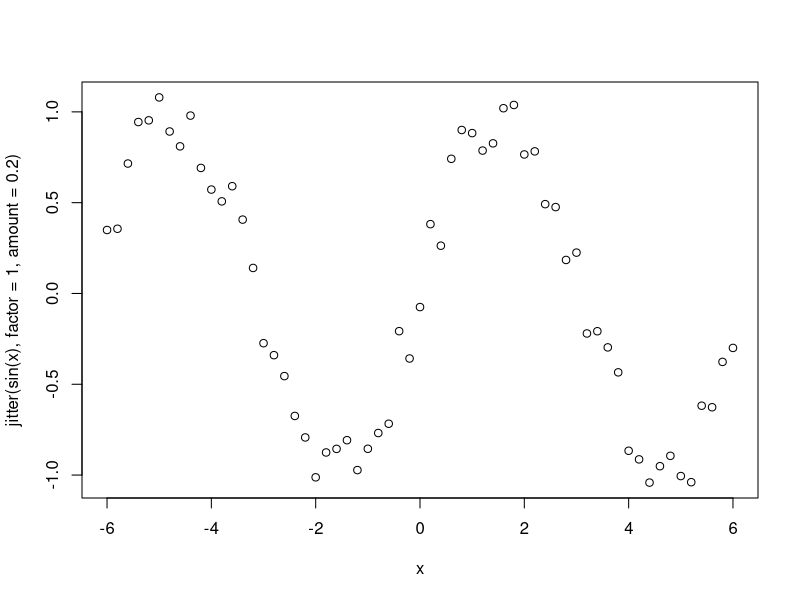

Here is the R script that generated this plot:
## ---- chunk 1
sample(c("yes","no","maybe"), replace = TRUE, 10, prob=c(0.8,0.1,0.1))
## ---- chunk 2
seq(along.with = 15:11) == seq_along(1:5) # 1 2 3 4 5
seq(4,11, length=20) # can specify length of seq
## ---- chunk 3
seq(as.Date("2000/1/1"), by = "month", length.out=12)
## ---- chunk 4
rep(c(1,2), times = 10) # 1 2 1 2 ...
rep(c(1,2), each = 10) # 111..222...
## ---- chunk 5
y <- rnorm(1000); z <- rep(NA,1000)
messy_data <- sample(c(y,z), 100)
my_na <- is.na(messy_data) # gives us a logical vector of where the NAs are
## ---- chunk 6
totalNAs <- sum(my_na); print(totalNAs)
## ---- chunk 7
x <- seq(-6, 6, by=0.2)
plot(x, jitter(sin(x), factor = 1, amount = 0.2))
## ---- chunk 8
x <- list(numbers = 5:8, appletree = "a", age = 30)
class(x[1])
class(x[[1]])
x$appletree
x$numbers
## ---- chunk 9
x <- 11:20
x[2:10]  # equivalent to `x[-1]`, "all but index 1"
x[c(-1,-5,-6)] # equivalent to x[-c(1,5,6)]
## ---- chunk 10
x <- 1:10
x[x > 6]
## ---- chunk 11
x <- 1:5
u <- x > 3 # F F F T T
x[u]
## ---- chunk 12
x <- list(a = "ok", b = 3.2, c = 11:14)
identical(x[[1]], x$a)
identical(x[[1]], x["a"])  # x["a"] == x$a
## ---- chunk 13
x <- list(a = "ok", b = 3.2, c = 11:14)
x[[c(3,2)]] # 2nd elem of the 3rd elem
## ---- chunk 14
x <- list(berries = 1:4, pennies = "a")
name <- "berries"
x[[name]]
x$name
## ---- chunk 15
x <- matrix(1:6, 2, 3); print(x)
x[2,1]
x[1, ]  # first row
x[, 2]  # second column
## ---- chunk 16
x[2, , drop = FALSE]
## ---- chunk 17
x <- list(lamp = 1:3, lantern = 18:14)
x$la
x$lam
x[["lam"]]
x[["lam", exact = FALSE]]
## ---- chunk 18
x <- c(1,2,NA,4,NA)
bad <- is.na(x)
x[!bad]
## ---- chunk 19
y <- c(NA,2,3,4,NA)
good <- complete.cases(x,y); print(good)
x[good]
y[good]
## ---- chunk 20
fac <- sample(LETTERS[1:3], 5, replace = TRUE)
d <- data.frame(x = 1:5, y = 6:10, fac = fac)
d[1,2] <- NA; d[2,3] <- NA
good <- complete.cases(d)
## ---- chunk 21
d[good, ]
